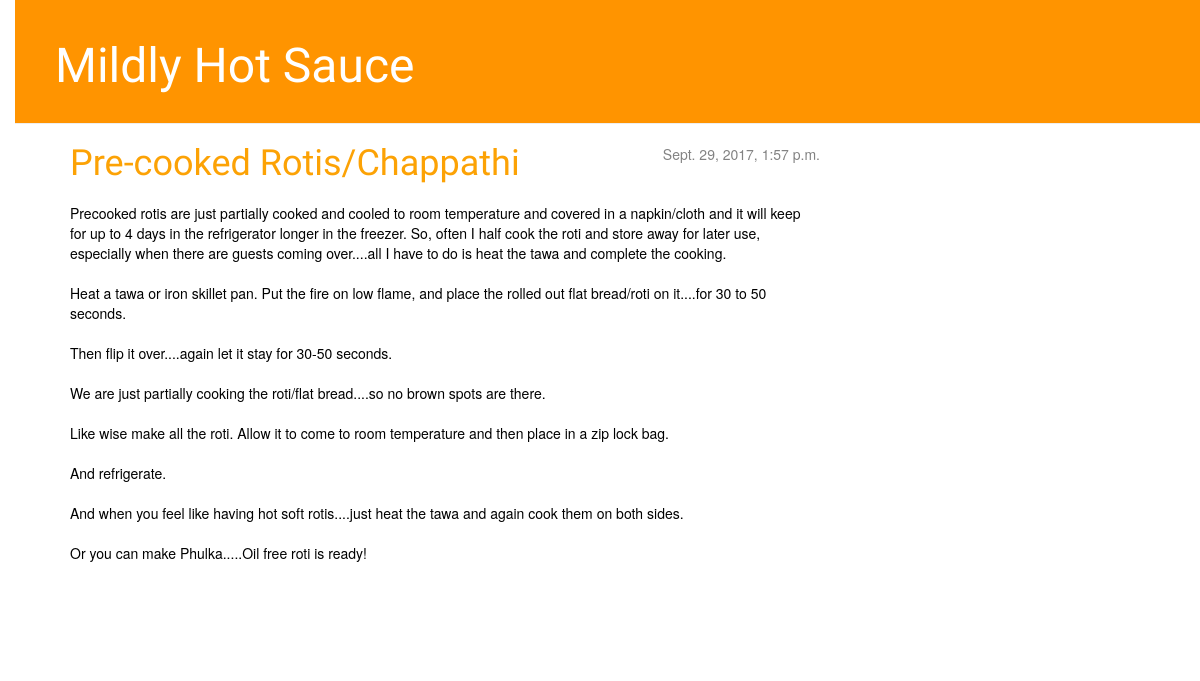
The page /blog/post/6/ on the database as committed earlier.
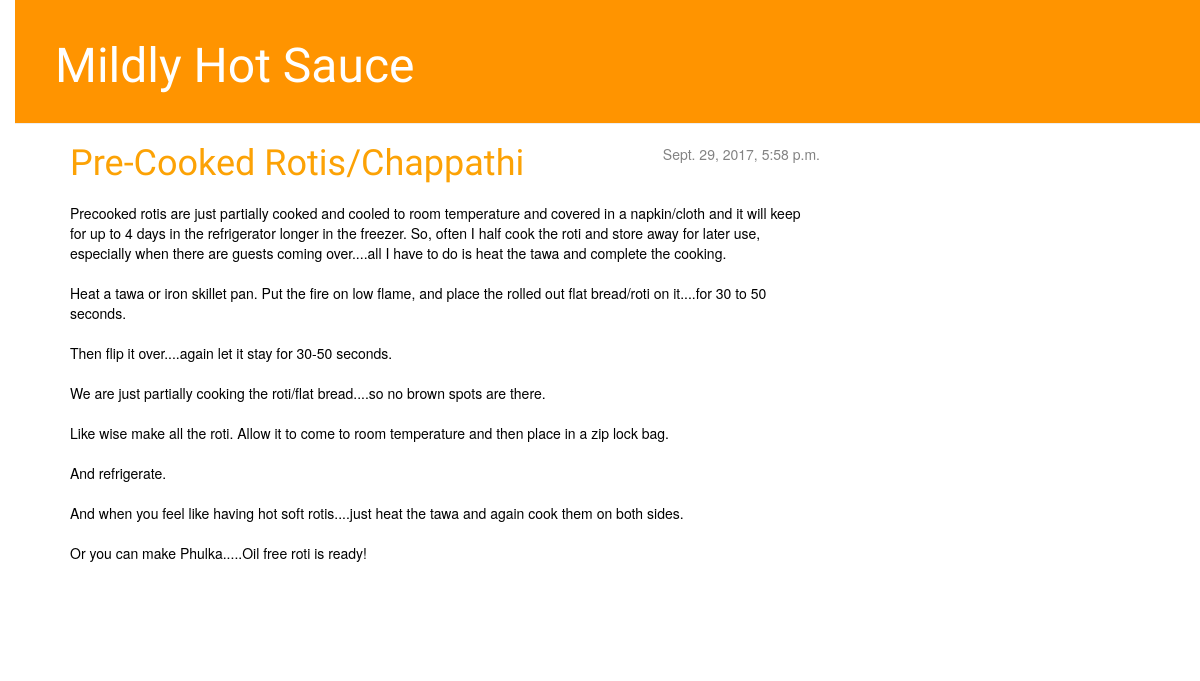
The same page on the database as committed later.
### blog/models.py (models this page shows, shortened)
class Post(models.Model):
    author = models.ForeignKey('auth.User')
    title = models.CharField(max_length=200)
    text = models.TextField()
    created_date = models.DateTimeField(default=timezone.now)
    published_date = models.DateTimeField(blank=True, null=True)

### blog/views.py (the view)
# urls.py: url(r'^post/(?P<pk>\d+)/$', views.post_detail, name="post_detail"),
def post_detail(request, pk):
    post = get_object_or_404(Post, pk=pk)
    return render(request, 'blog/post_detail.html', {'post': post})

### blog/templates/blog/post_detail.html (shortened to what this page needs)
{% extends 'blog/base.html' %}
{% block content %}
    <div class="post">
        <h1>{{ post.title }}</h1>
        {% if post.published_date %}
            <div class="date">{{ post.published_date }}</div>
            {% endif %}
        <br><br>
        <p>{{ post.text|linebreaksbr }}</p>
    </div>
{% endblock %}

Rows that differ between the two databases and show on the page:
changed Post: title "Pre-cooked Rotis/Chappathi" → "Pre-Cooked Rotis/Chappathi"; published_date "Sept. 29, 2017, 1:57 p.m." → "Sept. 29, 2017, 5:58 p.m."
